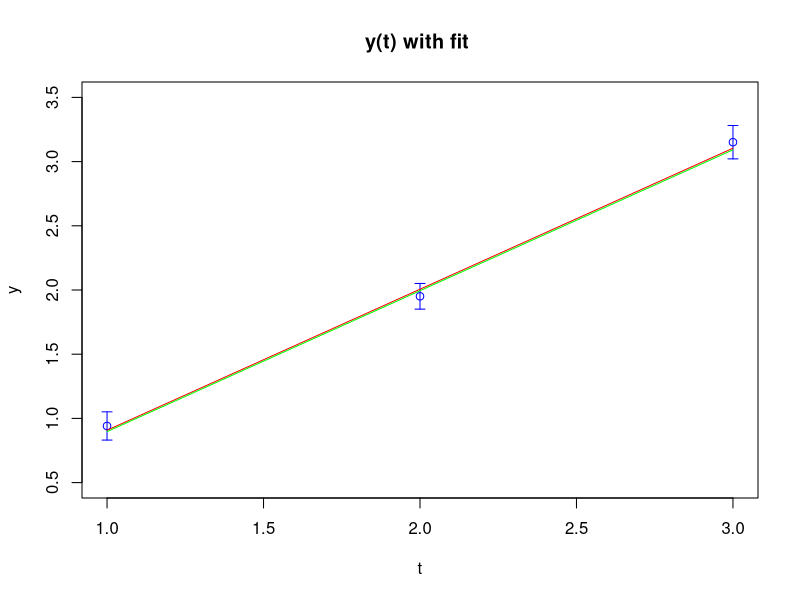

The R script that drew this image:
## ---- chunk 1
knitr::opts_chunk$set(echo = TRUE)
## ---- chunk 2
#data
y <- c(0.9411, 1.9510, 3.1513)
dy <- c(0.11, 0.10, 0.13)
t <- c(1:length(y))

#chi^2-function
getX2 <- function(param, y, dy, t){
  chi2 <- sum(((param[1]*t + param[2]) - y)**2/dy**2)
  return(chi2)
}

#simulated annealing
simann <- function(y, dy, t, Temp, alpha){
  steps <- 100
  stepsTemp <- 100
  xi <- c(1, 0)
  chi2old <- getX2(xi, y, dy, t)
  minvals <- xi
  while(steps > 0){
    while(stepsTemp > 0){
      xi[1] <- rnorm(n=1, mean = 1, sd = 1)
      xi[2] <- rnorm(n=1, mean = 0, sd = 1)
      chi2new <- getX2(xi, y, dy, t)
      accept <- FALSE
      if(chi2new < chi2old) accept <- TRUE
      else if(runif(1) < exp((chi2old-chi2new)/Temp)) accept <- TRUE
      if(accept){
        minvals <- xi
        chi2old <- chi2new
      }
      stepsTemp <- stepsTemp - 1
    }
    stepsTemp = 100
    Temp <- alpha * Temp
    steps <- steps - 1
  }
  return(minvals)
}

#optimal values for X^2 and parameter a,b:
param <- c(1,0)
myfit <- optim(par = param, fn=getX2, y=y, dy=dy, t=t)
print("With R calculated X^2:")
print(myfit$value)
print("With R calculated parameters a, b:")
print(myfit$par)

#minimal X^2 and parameter a,b calculated with simulated annealing:
minvals <- simann(y,dy,t ,100, 0.9)
print("Simulated Annealing:")
print("Parameters a, b:")
print(minvals)
print("X^2:")
print(getX2(minvals,y,dy,t))

plot(x=t, y=y, ylim=c(0.5,3.5), col = "blue", main = "y(t) with fit ")
arrows(x0=t, y0=y-dy, x1=t, y1=y+dy, length= 0.05, angle=90, code=3, col = "blue")
lines(x=t, y=(myfit$par[1]*t + myfit$par[2]), col = "red")
lines(x=t, y=(minvals[1]*t + minvals[2]), col = "green")

